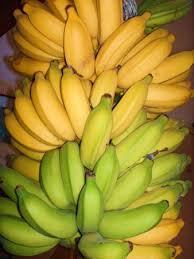
#> input picture images.jpeg, 194 x 259 px, given in place of path_to_your_image.png, which was not available
$ jupyter execute ETS_Machine_Vision_069_074_final.ipynb
#> lines starting #> are read from the running program, lines starting #| are printed output that depends on the picture; pictures that were not available may be replaced by others from this repository, and a replacement may not be noted
[cell 1]
import cv2
import numpy as np

def klasifikasi_hue(hue_value):
    # Deteksi warna berdasarkan nilai hue
    if hue_value < 61 or hue_value > 120:
        return "Matang", (250, 250, 0)  # Kuning cerah
    elif 121 <= hue_value <= 180:
        return "Mentah", (124, 252, 0)  # Hijau terang
    elif 45 < hue_value <= 75:
        return "Busuk", (150, 75, 0)  # Coklat / Merah gelap
    else:
        return "Tidak Terklasifikasi", (128, 128, 128)  # Abu

# Load gambar dari file yang kamu unggah
image_path = "path_to_your_image.png"  # Ubah dengan path yang sesuai
image = cv2.imread(image_path)
#> image is the input picture: shape (259, 194, 3); mean B, G, R 45.2, 138.4, 160.5
image = cv2.resize(image, (600, 400))  # Resize biar lebih ringan diproses
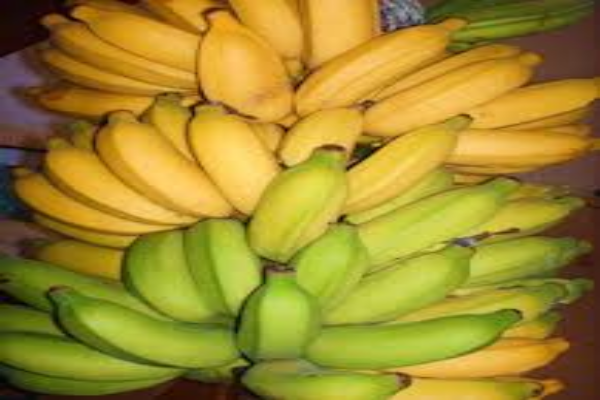
#> image: shape (400, 600, 3); mean B, G, R 45.1, 138.3, 160.3
hsv = cv2.cvtColor(image, cv2.COLOR_BGR2HSV)
#> hsv: shape (400, 600, 3); mean H, S, V 27.1, 186, 165.2

height, width = hsv.shape[:2]
#> height = 400; width = 600
grid_size = 20

output = image.copy()

# Loop per blok kecil
for y in range(0, height, grid_size):
    for x in range(0, width, grid_size):
        block = hsv[y:y+grid_size, x:x+grid_size]
        hue = block[:, :, 0]
        mean_hue = np.mean(hue)

        kategori, warna = klasifikasi_hue(mean_hue)
        cv2.rectangle(output, (x, y), (x+grid_size, y+grid_size), warna, -1)
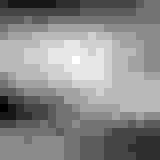
#> hue: shape (20, 20) (shown 8 times larger); min 3, max 14, mean 8.97; drawn with min black and max white
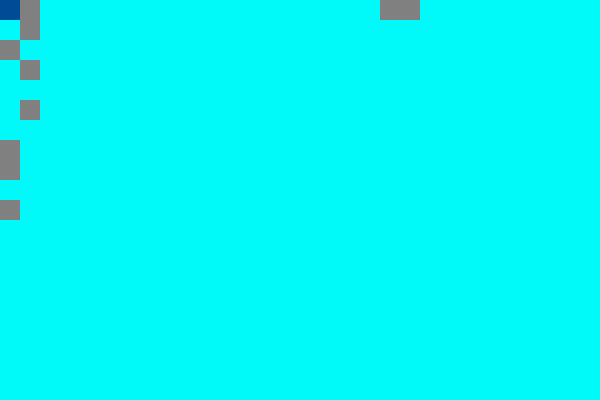
#> output: shape (400, 600, 3); mean B, G, R 247.8, 247.7, 2.1

# Gabungkan dengan overlay warna
combined = cv2.addWeighted(image, 0.6, output, 0.4, 0)
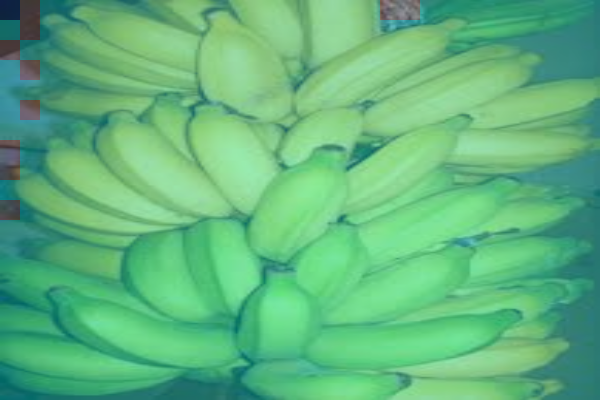
#> combined: shape (400, 600, 3); mean B, G, R 126.2, 182.1, 97.1

# Tampilkan hasil
cv2.imshow("Klasifikasi Kematangan Pisang", combined)
cv2.waitKey(0)
cv2.destroyAllWindows()
